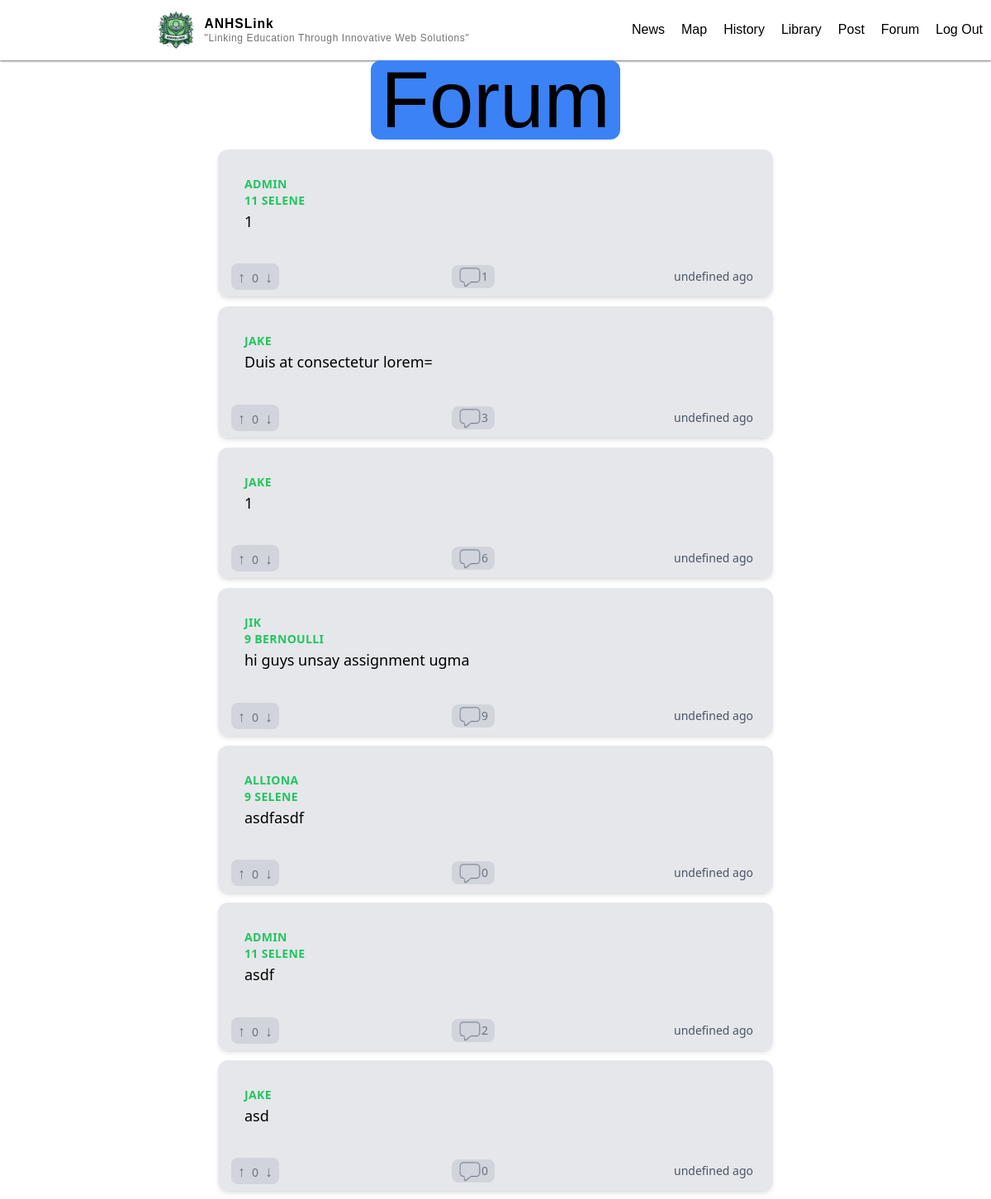
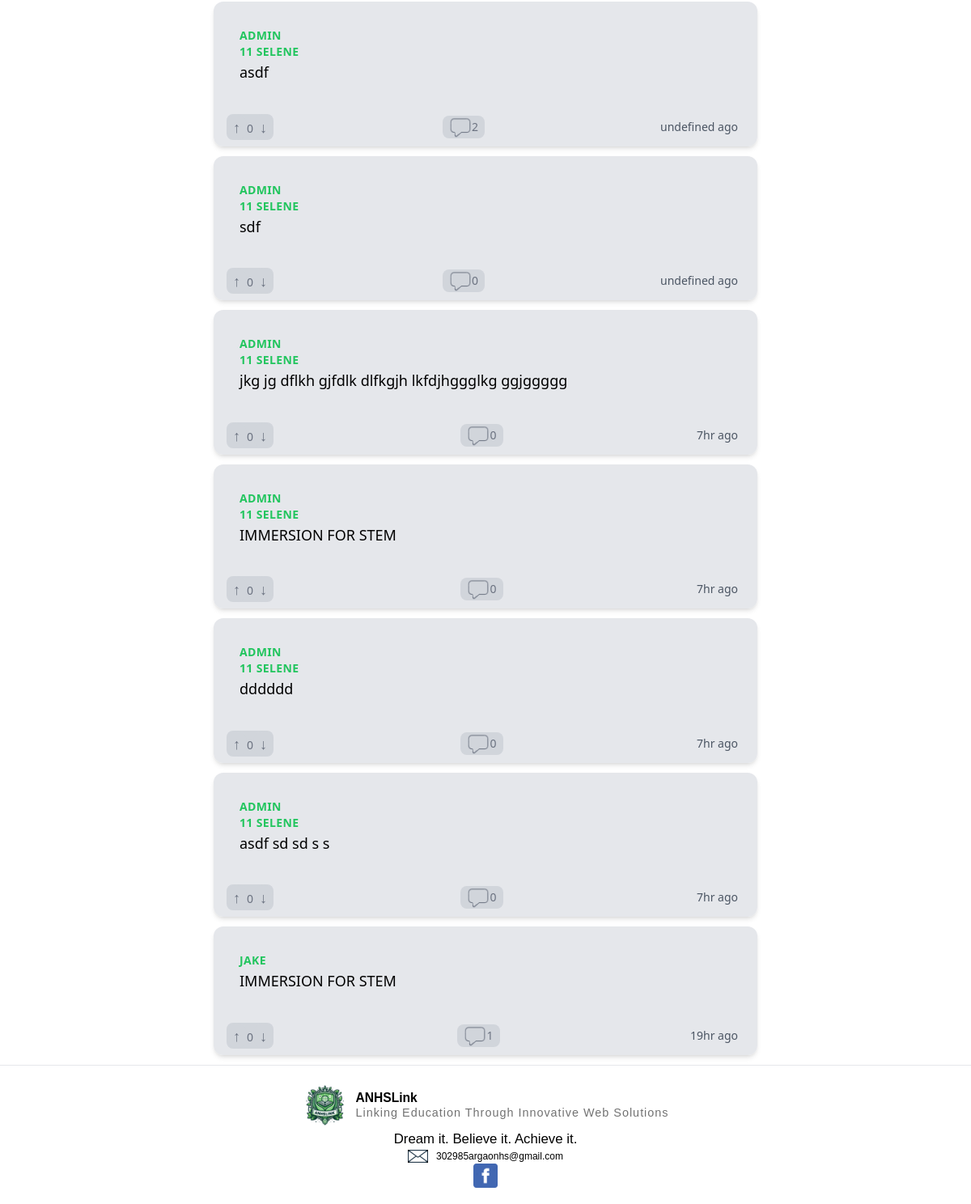
Screenshot of /forum (signed in) with the database file from the repository (2 pictures, top to bottom).
### main/models.py (models this page shows, shortened)
class Forum (models.Model):
    author = models.ForeignKey(User, on_delete=models.CASCADE)
    title = models.CharField(max_length=50, default="")
    description = models.CharField(max_length=240, default="")
    uploaded_at = models.DateTimeField(auto_now_add=True)
    likes = models.IntegerField(default=0)
    def comment_count(self):
        return self.comments.count()

### authentication/models.py (models this page shows, shortened)
class Profile(models.Model):
    user = models.OneToOneField(User, on_delete=models.CASCADE, related_name="profile")
    grade = models.IntegerField()
    section = models.CharField(default='Selene', max_length=20)
    email = models.EmailField(default="haha@gmail.com")

### main/views.py (the view)
# urls.py: path("forum", views.forum, name="forum"),
@login_required(login_url="/login")
def forum(request):
    forums = Forum.objects.all().order_by('-uploaded_at')
    return render(request,"main/forum.html",{"forums":forums} )

### main/templates/main/forum.html (shortened to what this page needs)
{% extends "main/base.html" %}
{% load static %}
{% block body %}
<div class="image_container">
  <div class="bg-blue-500 rounded-xl px-3 text-8xl font-normal"><h1>Forum</h1></div>
</div>
{% for forum in forums %}
<a href="{% url 'forum_comment'  forum.id %}">
  <div class="max-w-md mx-auto bg-white rounded-xl shadow-md overflow-hidden md:max-w-2xl m-3">
    <div class="md:flex bg-gray-200">
      <div class="p-8  ">
        <div class="uppercase tracking-wide text-sm text-green-500 font-semibold author">{{forum.author.username}}</div>
        <div class="uppercase tracking-wide text-sm text-green-500 font-semibold author">{{ forum.author.profile.grade }} {{ forum.author.profile.section }}</div>
        <div class="block mt-1 text-lg leading-tight font-medium text-black ">{{forum.title}}</div>
      </div>
    </div>
</a>
<div class="px-4 py-2 bg-gray-200 flex justify-between">
  <span class="text-sm text-gray-500 bg bg-gray-300 rounded-lg"><button
      class="px-2 py-0.5 text-lg font-extrabold bg-gray-300 rounded-full">&#8593;
    </button>{{forum.likes}}<button class="px-2  py-0.5 text-lg font-extrabold bg-gray-300 rounded-full">&#8595;
    </button></span>
    <a href="{% url 'forum_comment'  forum.id %}" class="flex items-center"><span class="text-sm text-gray-500 bg-gray-300 rounded-lg flex items-center px-2"><img src="{% static 'pictures/comment.png' %}" class="size-7">{{forum.comment_count}}</span></a>
  <span class="time text-sm text-gray-600 flex items-center px-2">{{forum.uploaded_at}}</span>
</div>
</div>
{% empty %}
<p class="m-3 text-center text-gray-500">No posts</p>
{% endfor %}
{% endblock %}

### authentication/static/css/main.css (style rules this page uses)
html, :host { line-height: 1.5; -webkit-text-size-adjust: 100%; -moz-tab-size: 4; -o-tab-size: 4; tab-size: 4; font-family: ui-sans-serif, system-ui, sans-serif, "Apple Color Emoji", "Segoe UI Emoji", "Segoe UI Symbol", "Noto Color Emoji"; font-feature-settings: normal; font-variation-settings: normal; -webkit-tap-highlight-color: transparent; }
body { margin: 0; line-height: inherit; }
h1, h2, h3, h4, h5, h6 { font-size: inherit; font-weight: inherit; }
a { color: inherit; text-decoration: inherit; }
button, input, optgroup, select, textarea { font-family: inherit; font-feature-settings: inherit; font-variation-settings: inherit; font-size: 100%; font-weight: inherit; line-height: inherit; color: inherit; margin: 0; padding: 0; }
button, select { text-transform: none; }
button, [type='button'], [type='reset'], [type='submit'] { -webkit-appearance: button; background-color: transparent; background-image: none; }
blockquote, dl, dd, h1, h2, h3, h4, h5, h6, hr, figure, p, pre { margin: 0; }
button, [role="button"] { cursor: pointer; }
img, svg, video, canvas, audio, iframe, embed, object { display: block; vertical-align: middle; }
img, video { max-width: 100%; height: auto; }
.m-3 { margin: 0.75rem; }
.mx-auto { margin-left: auto; margin-right: auto; }
.mt-1 { margin-top: 0.25rem; }
.block { display: block; }
.flex { display: flex; }
.size-7 { width: 1.75rem; height: 1.75rem; }
.max-w-md { max-width: 28rem; }
.items-center { align-items: center; }
.justify-between { justify-content: space-between; }
.overflow-hidden { overflow: hidden; }
.rounded-full { border-radius: 9999px; }
.rounded-lg { border-radius: 0.5rem; }
.rounded-xl { border-radius: 0.75rem; }
.bg-blue-500 { --tw-bg-opacity: 1; background-color: rgb(59 130 246 / var(--tw-bg-opacity)); }
.bg-gray-200 { --tw-bg-opacity: 1; background-color: rgb(229 231 235 / var(--tw-bg-opacity)); }
.bg-gray-300 { --tw-bg-opacity: 1; background-color: rgb(209 213 219 / var(--tw-bg-opacity)); }
.bg-white { --tw-bg-opacity: 1; background-color: rgb(255 255 255 / var(--tw-bg-opacity)); }
.p-8 { padding: 2rem; }
.px-2 { padding-left: 0.5rem; padding-right: 0.5rem; }
.px-3 { padding-left: 0.75rem; padding-right: 0.75rem; }
.px-4 { padding-left: 1rem; padding-right: 1rem; }
.py-0\.5 { padding-top: 0.125rem; padding-bottom: 0.125rem; }
.py-2 { padding-top: 0.5rem; padding-bottom: 0.5rem; }
.text-8xl { font-size: 6rem; line-height: 1; }
.text-lg { font-size: 1.125rem; line-height: 1.75rem; }
.text-sm { font-size: 0.875rem; line-height: 1.25rem; }
.font-extrabold { font-weight: 800; }
.font-medium { font-weight: 500; }
.font-normal { font-weight: 400; }
.font-semibold { font-weight: 600; }
.uppercase { text-transform: uppercase; }
.leading-tight { line-height: 1.25; }
.tracking-wide { letter-spacing: 0.025em; }
.text-black { --tw-text-opacity: 1; color: rgb(0 0 0 / var(--tw-text-opacity)); }
.text-gray-500 { --tw-text-opacity: 1; color: rgb(107 114 128 / var(--tw-text-opacity)); }
.text-gray-600 { --tw-text-opacity: 1; color: rgb(75 85 99 / var(--tw-text-opacity)); }
.text-green-500 { --tw-text-opacity: 1; color: rgb(34 197 94 / var(--tw-text-opacity)); }
.shadow-md { --tw-shadow: 0 4px 6px -1px rgb(0 0 0 / 0.1), 0 2px 4px -2px rgb(0 0 0 / 0.1); --tw-shadow-colored: 0 4px 6px -1px var(--tw-shadow-color), 0 2px 4px -2px var(--tw-shadow-color); box-shadow: var(--tw-ring-offset-shadow, 0 0 #0000), var(--tw-ring-shadow, 0 0 #0000), var(--tw-shadow); }
@media (min-width: 768px) { .md\:flex { display: flex; } }
@media (min-width: 768px) { .md\:max-w-2xl { max-width: 42rem; } }

### authentication/static/styles/styles.css (style rules this page uses)
body { margin: 0; padding: 0; }
h1 { font-family: sans-serif; }
a { text-decoration: none; }
.image_container { display: flex; justify-content: center; align-items: center; position: relative; width: auto; }

### rows the page displays
Forum: author.username "ADMIN", author.profile.grade "11", author.profile.section "SELENE", title "1", likes "0", comment_count "1"
Forum: author.username "JAKE", title "Duis at consectetur lorem=", likes "0", comment_count "3"
Forum: author.username "JAKE", title "1", likes "0", comment_count "6"
Forum: author.username "JIK", author.profile.grade "9", author.profile.section "BERNOULLI", title "hi guys unsay assignment ugma", likes "0", comment_count "9"
Forum: author.username "ALLIONA", author.profile.grade "9", author.profile.section "SELENE", title "asdfasdf", likes "0", comment_count "0"
Forum: author.username "ADMIN", author.profile.grade "11", author.profile.section "SELENE", title "asdf", likes "0", comment_count "2"
Forum: author.username "JAKE", title "asd", likes "0", comment_count "0"
Forum: author.username "ADMIN", author.profile.grade "11", author.profile.section "SELENE", title "asdf", likes "0", comment_count "2"
Forum: author.username "ADMIN", author.profile.grade "11", author.profile.section "SELENE", title "sdf", likes "0", comment_count "0"
Forum: author.username "ADMIN", author.profile.grade "11", author.profile.section "SELENE", title "jkg jg dflkh gjfdlk dlfkgjh lkfdjhggglkg ggjggggg", likes "0", comment_count "0"
Forum: author.username "ADMIN", author.profile.grade "11", author.profile.section "SELENE", title "IMMERSION FOR STEM", likes "0", comment_count "0"
Forum: author.username "ADMIN", author.profile.grade "11", author.profile.section "SELENE", title "dddddd", likes "0", comment_count "0"
Forum: author.username "ADMIN", author.profile.grade "11", author.profile.section "SELENE", title "asdf sd sd s s", likes "0", comment_count "0"
Forum: author.username "JAKE", title "IMMERSION FOR STEM", likes "0", comment_count "1"
